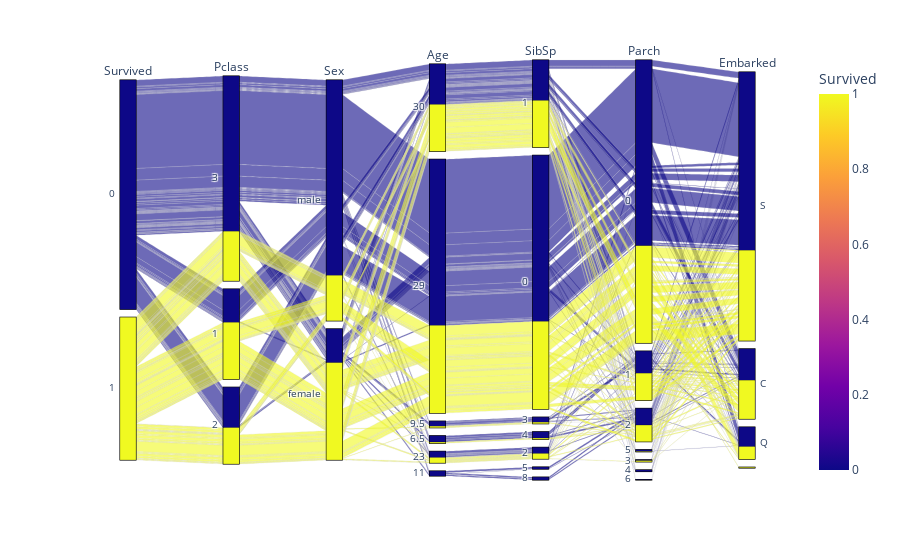

Notebook code cell kept with this figure:
### Markdown cell above
# 4.All Categorical varibales

### Code cell
py.parallel_categories(data_frame=data,color='Survived')

### Figure 1 — Plotly figure (JSON) as saved in the notebook; plotly's stock layout.template omitted (floating-point values rounded to 4 significant figures; data arrays with more than 128 entries replaced by an {"elided": "..."} marker saying what was removed)
{"data": [{"dimensions": [{"label": "Survived", "values": {"elided": "891 int values"}}, {"label": "Pclass", "values": {"elided": "891 int values"}}, {"label": "Sex", "values": {"elided": "891 str values"}}, {"label": "Age", "values": {"elided": "891 float values"}}, {"label": "SibSp", "values": {"elided": "891 int values"}}, {"label": "Parch", "values": {"elided": "891 int values"}}, {"label": "Embarked", "values": {"elided": "891 str values"}}], "domain": {"x": [0, 1], "y": [0, 1]}, "line": {"color": {"elided": "891 int values"}, "coloraxis": "coloraxis"}, "name": "", "type": "parcats"}], "layout": {"coloraxis": {"colorbar": {"title": {"text": "Survived"}}, "colorscale": [[0, "#0d0887"], [0.1111, "#46039f"], [0.2222, "#7201a8"], [0.3333, "#9c179e"], [0.4444, "#bd3786"], [0.5556, "#d8576b"], [0.6667, "#ed7953"], [0.7778, "#fb9f3a"], [0.8889, "#fdca26"], [1, "#f0f921"]]}, "legend": {"tracegroupgap": 0}, "margin": {"t": 60}}}
